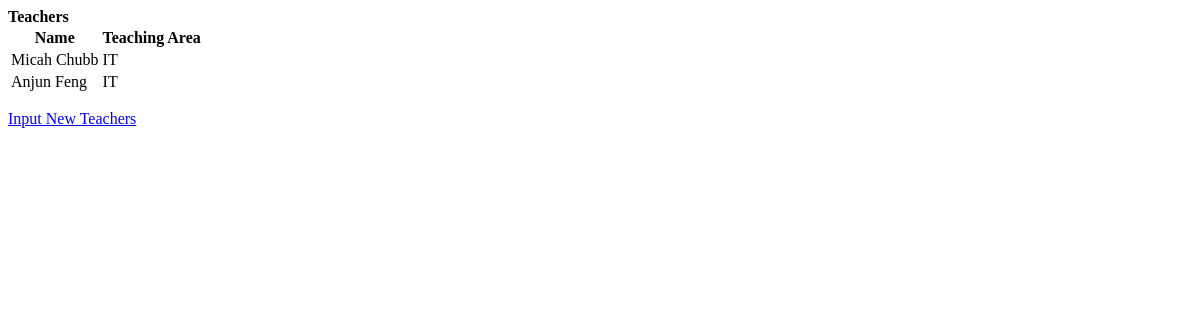
Before: / with the older database file.
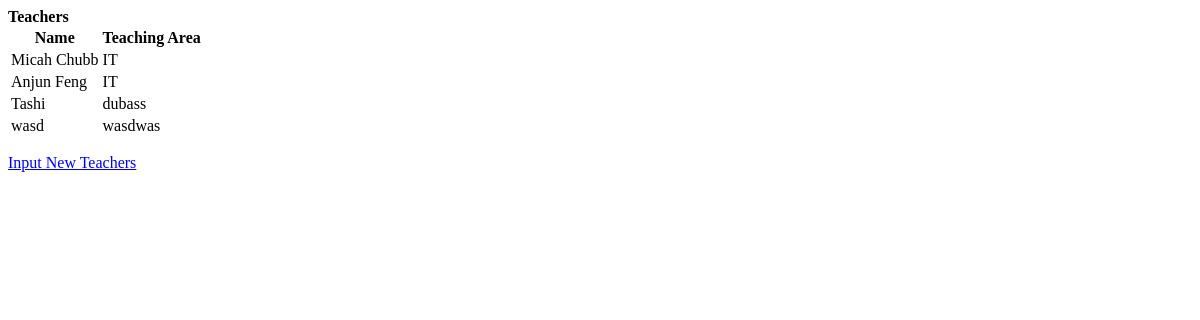
After: the same page with the newer database file.
### MyApp1/models.py (models this page shows)
class teacher(models.Model):
    Name = models.CharField(max_length=25)
    Area = models.CharField(max_length=30)

### MyApp1/views.py (the view)
# urls.py: re_path(r'^$', MyApp1.views.index, name='index'),
def index(request):
    teach = teacher.objects.all()
    return render(request,"MyApp1/index.html",{'content':teach})

### MyApp1/templates/MyApp1/index.html
<html>
<head><title>teachers</title></head>
<body>
<strong>Teachers</strong>
    {% if content %}
<table>
    <tr>
        <th>Name</th>
        <th>Teaching Area</th>
    </tr>
    {% for teach in content %}
    <tr>
        <td>{{teach.Name}}</td>
        <td>{{teach.Area}}</td>
    </tr>
    {% endfor %}
</table>
    {% else %}
    <strong>No data!!</strong>
    {% endif %}
<p><a href="{% url 'input' &}">Input New Teachers</a></p>
</body>
</html>

Changed rows visible on the page:
added teacher: Name "Tashi", Area "dubass"
added teacher: Name "wasd", Area "wasdwas"
